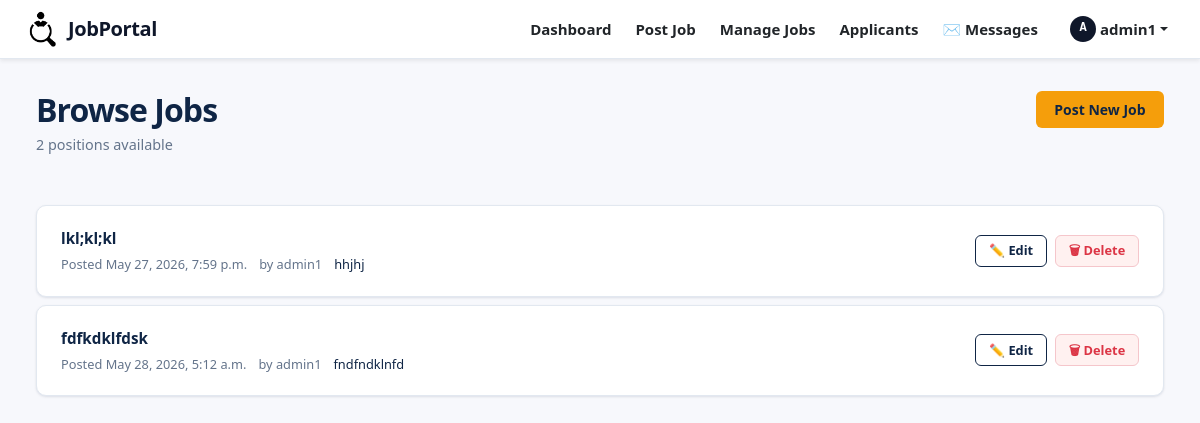
Page /jobs/ (signed in) on the committed database.
### job_app/models.py (models this page shows, shortened)
class Job(models.Model):
    title = models.CharField(max_length=200, blank=False, null=False)
    description = models.TextField()
    requirements = models.TextField()
    posted_by = models.ForeignKey(User, on_delete=models.CASCADE)
    posted_date = models.DateTimeField(auto_now_add=True)

### job_app/views.py (the view)
# urls.py: path('jobs/', views.job_list, name='job_list'),
@login_required(login_url='login_user')
def job_list(request):
    if request.user.is_staff:
        jobs = Job.objects.filter(posted_by=request.user)
    else:
        jobs = Job.objects.all()
    if not request.user.is_staff:
        applied_job_ids = Application.objects.filter(
            applicant=request.user
        ).values_list('job_id', flat=True)
        for job in jobs:
            job.has_applied = job.id in applied_job_ids
    return render(request, 'job_list.html', {'jobs': jobs})

### templates/job_list.html (shortened to what this page needs)
{% extends 'base.html' %}
{% load static %}
{% block content %}
<div class="container-fluid">
    <div class="jp-page-header d-flex justify-content-between align-items-start flex-wrap gap-2">
        <div>
            <h2>Browse Jobs</h2>
            <p class="subtitle">{{ jobs|length }} position{{ jobs|length|pluralize }} available</p>
        </div>
        {% if user.is_staff %}
        <a href="{% url 'post_job' %}" class="jp-btn jp-btn-accent">Post New Job</a>
        {% endif %}
    </div>
    {% if jobs %}
    <div class="d-flex flex-column gap-2">
        {% for job in jobs %}
        <div class="jp-job-card d-flex justify-content-between align-items-center gap-3">
            <a href="{% url 'job_detail' job.id %}" class="flex-grow-1" style="text-decoration:none;color:inherit;">
                <div class="jp-job-title">{{ job.title }}</div>
                <div class="jp-job-meta">
                    <span>Posted {{ job.posted_date }}</span>
                    <span>by {{ job.posted_by.username }}</span>
                    <span style="color:var(--jp-navy);font-weight:500;">{{ job.description }}</span>
                </div>
            </a>
            <div class="flex-shrink-0 d-flex gap-2 align-items-center">
                {% if user.is_authenticated and not user.is_staff %}
                    {% if job.has_applied %}
                        <span class="jp-btn jp-btn-sm" style="background-color: #e9ecef; color: #6c757d; border: 1px solid #dee2e6; cursor: not-allowed;">Applied</span>
                    {% else %}
                        <a href="{% url 'apply_job' job.id %}" class="jp-btn jp-btn-accent jp-btn-sm">Apply Now</a>
                    {% endif %}
                {% elif user.is_staff %}
                    {% if job.posted_by == user %}
                        <a href="{% url 'edit_job' job.id %}" class="jp-btn jp-btn-outline jp-btn-sm">✏️ Edit</a>
                        <a href="{% url 'delete_job' job.id %}" class="jp-btn jp-btn-sm"
                           style="background:#fff1f0;color:#dc3545;border:1px solid #f5c6cb;">
                            🗑 Delete
                        </a>
                    {% else %}
                        <span class="jp-btn jp-btn-outline jp-btn-sm">View Details</span>
                    {% endif %}
                {% else %}
                    <a href="{% url 'job_detail' job.id %}" class="jp-btn jp-btn-outline jp-btn-sm">View Details</a>
                {% endif %}
            </div>
        </div>
        {% endfor %}
    </div>
    {% endif %}
</div>
{% endblock %}

### templates/base.html (shortened to what this page needs)
{% load static %}
<!DOCTYPE html>
<html lang="en">
<head>
    <link href="https://cdn.jsdelivr.net/npm/bootstrap@5.3.3/dist/css/bootstrap.min.css" rel="stylesheet">
    <link href="{% static 'css/portal.css' %}" rel="stylesheet">
</head>
<body>
<nav class="navbar navbar-expand-lg navbar-light bg-white shadow-sm" style="border-bottom: 1px solid #e2e8f0; padding: 0.5rem 0;">
    <div class="container-fluid px-4">
        <a class="navbar-brand d-inline-flex align-items-center w-auto p-0 m-0" href="{% url 'landing_view' %}" style="text-decoration: none !important;">
            <img src="{% static 'django_job/logo.png' %}" alt="JobPortal Logo" style="max-height: 36px; width: auto; margin: 0; padding: 0; display: block;">
            <span class="ms-2" style="font-size: 1.25rem; font-weight: 700; color: #0f172a !important; letter-spacing: -0.02em; display: inline-block; line-height: 1;">
                JobPortal
            </span>
        </a>
        <div class="collapse navbar-collapse" id="mainNav">
            <ul class="navbar-nav ms-auto align-items-lg-center gap-2">
                {% if user.is_authenticated %}
                    {% if user.is_staff %}
                        <li class="nav-item"><a class="nav-link text-dark fw-bold" href="{% url 'dashboard' %}">Dashboard</a></li>
                        <li class="nav-item"><a class="nav-link text-dark fw-bold" href="{% url 'post_job' %}">Post Job</a></li>
                        <li class="nav-item"><a class="nav-link text-dark fw-bold" href="{% url 'job_list' %}">Manage Jobs</a></li>
                        <li class="nav-item"><a class="nav-link text-dark fw-bold" href="{% url 'application_list' %}">Applicants</a></li>
                        <li class="nav-item">
                            <a class="nav-link text-dark fw-bold position-relative" href="{% url 'inbox' %}">
                                ✉️ Messages
                            </a>
                        </li>
                    {% endif %}
                    <li class="nav-item dropdown ms-lg-2">
                        <a class="nav-link dropdown-toggle text-dark fw-bold d-flex align-items-center" href="#" data-bs-toggle="dropdown">
                            <span class="avatar-circle me-1" style="width:26px; height:26px; background:#0f172a; color:#fff; border-radius:50%; display:inline-flex; align-items:center; justify-content:center; font-size:0.75rem;">{{ user.username|slice:":1"|upper }}</span>
                            {{ user.username }}
                        </a>
                    </li>
                {% endif %}
            </ul>
        </div>
    </div>
</nav>
<main class="jp-main">
    {% block content %}{% endblock %}
</main>
</body>
</html>

### static/css/portal.css (style rules this page uses)
:root { --jp-navy: #0f2545; --jp-navy-mid: #1a3a6b; --jp-navy-light: #264d8c; --jp-slate: #2d3748; --jp-slate-mid: #4a5568; --jp-slate-light: #718096; --jp-amber: #f59e0b; --jp-amber-light: #fcd34d; --jp-amber-pale: #fef3c7; --jp-green: #10b981; --jp-green-pale: #d1fae5; --jp-red: #ef4444; --jp-red-pale: #fee2e2; --jp-blue: #3b82f6; --jp-blue-pale: #dbeafe; --jp-bg: #f7f8fc; --jp-bg-white: #ffffff; --jp-border: #e2e8f0; --jp-text: #1a202c; --jp-text-muted: #64748b; --jp-shadow-sm: 0 1px 3px rgba(15,37,69,.08), 0 1px 2px rgba(15,37,69,.04); --jp-shadow: 0 4px 12px rgba(15,37,69,.10), 0 2px 4px rgba(15,37,69,.06); --jp-shadow-lg: 0 10px 30px rgba(15,37,69,.14); --jp-radius: 10px; --jp-radius-sm: 6px; --jp-radius-lg: 16px; --jp-font: 'DM Sans', system-ui, sans-serif; --jp-mono: 'DM Mono', monospace; --jp-transition: all .18s ease; }
*, *::before, *::after { box-sizing: border-box; }
html { scroll-behavior: smooth; }
body { font-family: var(--jp-font); font-size: 0.9375rem; line-height: 1.65; color: var(--jp-text); background: var(--jp-bg); -webkit-font-smoothing: antialiased; min-height: 100vh; display: flex; flex-direction: column; }
.avatar-circle { display: inline-flex; align-items: center; justify-content: center; width: 28px; height: 28px; border-radius: 50%; background: var(--jp-amber); color: var(--jp-navy); font-size: .7rem; font-weight: 700; font-family: var(--jp-mono); letter-spacing: -.02em; }
.jp-main { flex: 1; padding: 2rem 1.5rem; }
.jp-page-header { margin-bottom: 2rem; }
.jp-page-header h1, .jp-page-header h2 { font-weight: 700; letter-spacing: -.03em; color: var(--jp-navy); margin-bottom: .25rem; }
.jp-page-header .subtitle { color: var(--jp-text-muted); font-size: .9rem; }
.jp-btn { font-family: var(--jp-font); font-weight: 600; font-size: .875rem; border-radius: var(--jp-radius-sm); padding: .5rem 1.15rem; border: none; cursor: pointer; transition: var(--jp-transition); display: inline-flex; align-items: center; gap: .4rem; text-decoration: none; line-height: 1.5; }
.jp-btn-accent { background: var(--jp-amber); color: var(--jp-navy); }
.jp-btn-outline { background: transparent; color: var(--jp-navy); border: 1.5px solid var(--jp-navy); }
.jp-btn-sm { padding: .35rem .8rem; font-size: .8rem; }
.jp-job-card { background: var(--jp-bg-white); border: 1px solid var(--jp-border); border-radius: var(--jp-radius); box-shadow: var(--jp-shadow-sm); padding: 1.25rem 1.5rem; transition: var(--jp-transition); display: flex; align-items: center; justify-content: space-between; gap: 1rem; text-decoration: none; color: inherit; }
.jp-job-title { font-weight: 600; color: var(--jp-navy); margin-bottom: .2rem; font-size: .95rem; }
.jp-job-meta { font-size: .8rem; color: var(--jp-text-muted); display: flex; gap: .75rem; flex-wrap: wrap; }

### rows in the picture
Job: title "lkl;kl;kl", posted_date "May 27, 2026, 7:59 p.m.", posted_by.username "admin1", description "hhjhj", shows "✏️ Edit"
Job: title "fdfkdklfdsk", posted_date "May 28, 2026, 5:12 a.m.", posted_by.username "admin1", description "fndfndklnfd", shows "✏️ Edit"

### other values in the picture
{{ user.username|slice:":1"|upper }} "A"
{{ user.username }} "admin1"
{{ jobs|length }} "2"
